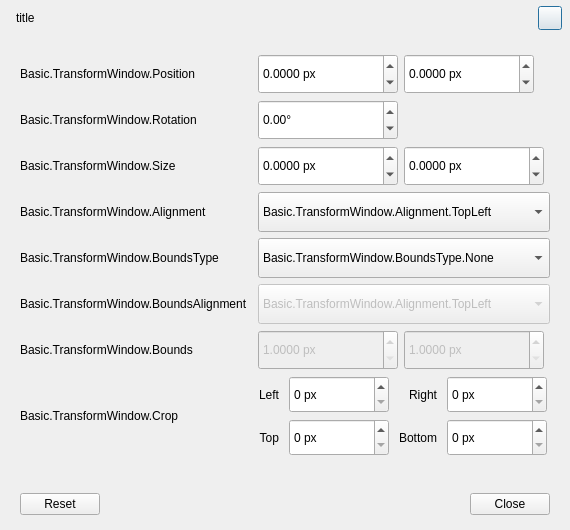
<?xml version="1.0" encoding="UTF-8"?>
<ui version="4.0">
 <class>AFQBasicTransform</class>
 <widget class="QDialog" name="AFQBasicTransform">
  <property name="geometry">
   <rect>
    <x>0</x>
    <y>0</y>
    <width>570</width>
    <height>530</height>
   </rect>
  </property>
  <property name="minimumSize">
   <size>
    <width>570</width>
    <height>530</height>
   </size>
  </property>
  <property name="maximumSize">
   <size>
    <width>16777215</width>
    <height>530</height>
   </size>
  </property>
  <property name="windowTitle">
   <string>Basic.TransformWindow</string>
  </property>
  <layout class="QVBoxLayout" name="verticalLayout" stretch="0,0,5,0">
   <property name="leftMargin">
    <number>0</number>
   </property>
   <property name="topMargin">
    <number>0</number>
   </property>
   <property name="rightMargin">
    <number>0</number>
   </property>
   <property name="bottomMargin">
    <number>15</number>
   </property>
   <item>
    <widget class="QFrame" name="titleFrame">
     <property name="minimumSize">
      <size>
       <width>0</width>
       <height>38</height>
      </size>
     </property>
     <property name="maximumSize">
      <size>
       <width>16777215</width>
       <height>38</height>
      </size>
     </property>
     <layout class="QHBoxLayout" name="horizontalLayout_4">
      <property name="leftMargin">
       <number>16</number>
      </property>
      <property name="topMargin">
       <number>6</number>
      </property>
      <property name="rightMargin">
       <number>8</number>
      </property>
      <property name="bottomMargin">
       <number>8</number>
      </property>
      <item>
       <widget class="QLabel" name="labelTitle">
        <property name="text">
         <string>title</string>
        </property>
        <property name="labelType" stdset="0">
         <string>labelTitle</string>
        </property>
       </widget>
      </item>
      <item>
       <spacer name="horizontalSpacer">
        <property name="orientation">
         <enum>Qt::Horizontal</enum>
        </property>
        <property name="sizeHint" stdset="0">
         <size>
          <width>40</width>
          <height>20</height>
         </size>
        </property>
       </spacer>
      </item>
      <item>
       <widget class="QPushButton" name="closeButton">
        <property name="minimumSize">
         <size>
          <width>24</width>
          <height>24</height>
         </size>
        </property>
        <property name="maximumSize">
         <size>
          <width>24</width>
          <height>24</height>
         </size>
        </property>
        <property name="text">
         <string/>
        </property>
        <property name="iconSize">
         <size>
          <width>11</width>
          <height>11</height>
         </size>
        </property>
        <property name="buttonType" stdset="0">
         <string>closeButton</string>
        </property>
       </widget>
      </item>
     </layout>
    </widget>
   </item>
   <item>
    <widget class="QWidget" name="container" native="true">
     <layout class="QFormLayout" name="formLayout">
      <property name="fieldGrowthPolicy">
       <enum>QFormLayout::AllNonFixedFieldsGrow</enum>
      </property>
      <property name="labelAlignment">
       <set>Qt::AlignLeading|Qt::AlignLeft|Qt::AlignVCenter</set>
      </property>
      <property name="formAlignment">
       <set>Qt::AlignLeading|Qt::AlignLeft|Qt::AlignTop</set>
      </property>
      <property name="horizontalSpacing">
       <number>10</number>
      </property>
      <property name="verticalSpacing">
       <number>6</number>
      </property>
      <property name="leftMargin">
       <number>20</number>
      </property>
      <property name="topMargin">
       <number>10</number>
      </property>
      <property name="rightMargin">
       <number>20</number>
      </property>
      <property name="bottomMargin">
       <number>9</number>
      </property>
      <item row="0" column="0">
       <widget class="QLabel" name="label">
        <property name="sizePolicy">
         <sizepolicy hsizetype="Preferred" vsizetype="Preferred">
          <horstretch>0</horstretch>
          <verstretch>0</verstretch>
         </sizepolicy>
        </property>
        <property name="minimumSize">
         <size>
          <width>170</width>
          <height>40</height>
         </size>
        </property>
        <property name="accessibleName">
         <string>Basic.TransformWindow.Position</string>
        </property>
        <property name="text">
         <string>Basic.TransformWindow.Position</string>
        </property>
        <property name="alignment">
         <set>Qt::AlignRight|Qt::AlignTrailing|Qt::AlignVCenter</set>
        </property>
       </widget>
      </item>
      <item row="0" column="1">
       <widget class="QFrame" name="widget">
        <property name="sizePolicy">
         <sizepolicy hsizetype="Fixed" vsizetype="Preferred">
          <horstretch>0</horstretch>
          <verstretch>0</verstretch>
         </sizepolicy>
        </property>
        <layout class="QHBoxLayout" name="horizontalLayout">
         <property name="leftMargin">
          <number>0</number>
         </property>
         <property name="topMargin">
          <number>0</number>
         </property>
         <property name="rightMargin">
          <number>0</number>
         </property>
         <property name="bottomMargin">
          <number>0</number>
         </property>
         <item>
          <widget class="AFQCustomDoubleSpinbox" name="positionX">
           <property name="sizePolicy">
            <sizepolicy hsizetype="Minimum" vsizetype="Preferred">
             <horstretch>0</horstretch>
             <verstretch>0</verstretch>
            </sizepolicy>
           </property>
           <property name="minimumSize">
            <size>
             <width>140</width>
             <height>0</height>
            </size>
           </property>
           <property name="maximumSize">
            <size>
             <width>140</width>
             <height>16777215</height>
            </size>
           </property>
           <property name="accessibleName">
            <string>Basic.TransformWindow.PositionX</string>
           </property>
           <property name="suffix">
            <string> px</string>
           </property>
           <property name="decimals">
            <number>4</number>
           </property>
           <property name="minimum">
            <double>-90001.000000000000000</double>
           </property>
           <property name="maximum">
            <double>90001.000000000000000</double>
           </property>
          </widget>
         </item>
         <item>
          <widget class="AFQCustomDoubleSpinbox" name="positionY">
           <property name="sizePolicy">
            <sizepolicy hsizetype="Minimum" vsizetype="Preferred">
             <horstretch>0</horstretch>
             <verstretch>0</verstretch>
            </sizepolicy>
           </property>
           <property name="minimumSize">
            <size>
             <width>130</width>
             <height>0</height>
            </size>
           </property>
           <property name="maximumSize">
            <size>
             <width>140</width>
             <height>16777215</height>
            </size>
           </property>
           <property name="accessibleName">
            <string>Basic.TransformWindow.PositionY</string>
           </property>
           <property name="suffix">
            <string> px</string>
           </property>
           <property name="decimals">
            <number>4</number>
           </property>
           <property name="minimum">
            <double>-90001.000000000000000</double>
           </property>
           <property name="maximum">
            <double>90001.000000000000000</double>
           </property>
          </widget>
         </item>
        </layout>
       </widget>
      </item>
      <item row="1" column="0">
       <widget class="QLabel" name="label_2">
        <property name="minimumSize">
         <size>
          <width>0</width>
          <height>40</height>
         </size>
        </property>
        <property name="accessibleName">
         <string>Basic.TransformWindow.Rotation</string>
        </property>
        <property name="text">
         <string>Basic.TransformWindow.Rotation</string>
        </property>
       </widget>
      </item>
      <item row="1" column="1">
       <widget class="AFQCustomDoubleSpinbox" name="rotation">
        <property name="sizePolicy">
         <sizepolicy hsizetype="Maximum" vsizetype="Preferred">
          <horstretch>0</horstretch>
          <verstretch>0</verstretch>
         </sizepolicy>
        </property>
        <property name="minimumSize">
         <size>
          <width>130</width>
          <height>0</height>
         </size>
        </property>
        <property name="maximumSize">
         <size>
          <width>140</width>
          <height>16777215</height>
         </size>
        </property>
        <property name="accessibleName">
         <string>Basic.TransformWindow.Rotation</string>
        </property>
        <property name="suffix">
         <string>°</string>
        </property>
        <property name="minimum">
         <double>-360.000000000000000</double>
        </property>
        <property name="maximum">
         <double>360.000000000000000</double>
        </property>
        <property name="singleStep">
         <double>0.100000000000000</double>
        </property>
       </widget>
      </item>
      <item row="2" column="0">
       <widget class="QLabel" name="label_3">
        <property name="minimumSize">
         <size>
          <width>0</width>
          <height>40</height>
         </size>
        </property>
        <property name="accessibleName">
         <string>Basic.TransformWindow.Size</string>
        </property>
        <property name="text">
         <string>Basic.TransformWindow.Size</string>
        </property>
       </widget>
      </item>
      <item row="2" column="1">
       <widget class="QFrame" name="widget_2">
        <property name="sizePolicy">
         <sizepolicy hsizetype="Maximum" vsizetype="Preferred">
          <horstretch>0</horstretch>
          <verstretch>0</verstretch>
         </sizepolicy>
        </property>
        <layout class="QHBoxLayout" name="horizontalLayout_2">
         <property name="leftMargin">
          <number>0</number>
         </property>
         <property name="topMargin">
          <number>0</number>
         </property>
         <property name="rightMargin">
          <number>0</number>
         </property>
         <property name="bottomMargin">
          <number>0</number>
         </property>
         <item>
          <widget class="AFQCustomDoubleSpinbox" name="sizeX">
           <property name="sizePolicy">
            <sizepolicy hsizetype="Minimum" vsizetype="Preferred">
             <horstretch>0</horstretch>
             <verstretch>0</verstretch>
            </sizepolicy>
           </property>
           <property name="minimumSize">
            <size>
             <width>140</width>
             <height>0</height>
            </size>
           </property>
           <property name="maximumSize">
            <size>
             <width>140</width>
             <height>16777215</height>
            </size>
           </property>
           <property name="accessibleName">
            <string>Basic.TransformWindow.Width</string>
           </property>
           <property name="suffix">
            <string> px</string>
           </property>
           <property name="decimals">
            <number>4</number>
           </property>
           <property name="minimum">
            <double>-90001.000000000000000</double>
           </property>
           <property name="maximum">
            <double>90001.000000000000000</double>
           </property>
           <property name="singleStep">
            <double>1.000000000000000</double>
           </property>
          </widget>
         </item>
         <item>
          <widget class="AFQCustomDoubleSpinbox" name="sizeY">
           <property name="sizePolicy">
            <sizepolicy hsizetype="Minimum" vsizetype="Preferred">
             <horstretch>0</horstretch>
             <verstretch>0</verstretch>
            </sizepolicy>
           </property>
           <property name="minimumSize">
            <size>
             <width>140</width>
             <height>0</height>
            </size>
           </property>
           <property name="maximumSize">
            <size>
             <width>140</width>
             <height>16777215</height>
            </size>
           </property>
           <property name="accessibleName">
            <string>Basic.TransformWindow.Height</string>
           </property>
           <property name="suffix">
            <string> px</string>
           </property>
           <property name="decimals">
            <number>4</number>
           </property>
           <property name="minimum">
            <double>-90001.000000000000000</double>
           </property>
           <property name="maximum">
            <double>90001.000000000000000</double>
           </property>
           <property name="singleStep">
            <double>1.000000000000000</double>
           </property>
          </widget>
         </item>
        </layout>
       </widget>
      </item>
      <item row="3" column="0">
       <widget class="QLabel" name="label_4">
        <property name="minimumSize">
         <size>
          <width>0</width>
          <height>40</height>
         </size>
        </property>
        <property name="accessibleName">
         <string>Basic.TransformWindow.Alignment</string>
        </property>
        <property name="text">
         <string>Basic.TransformWindow.Alignment</string>
        </property>
       </widget>
      </item>
      <item row="3" column="1">
       <widget class="AFQCustomCombobox" name="align">
        <property name="sizePolicy">
         <sizepolicy hsizetype="Preferred" vsizetype="Preferred">
          <horstretch>0</horstretch>
          <verstretch>0</verstretch>
         </sizepolicy>
        </property>
        <property name="accessibleName">
         <string>Basic.TransformWindow.Alignment</string>
        </property>
        <property name="currentText">
         <string>Basic.TransformWindow.Alignment.TopLeft</string>
        </property>
        <property name="frame">
         <bool>true</bool>
        </property>
        <item>
         <property name="text">
          <string>Basic.TransformWindow.Alignment.TopLeft</string>
         </property>
        </item>
        <item>
         <property name="text">
          <string>Basic.TransformWindow.Alignment.TopCenter</string>
         </property>
        </item>
        <item>
         <property name="text">
          <string>Basic.TransformWindow.Alignment.TopRight</string>
         </property>
        </item>
        <item>
         <property name="text">
          <string>Basic.TransformWindow.Alignment.CenterLeft</string>
         </property>
        </item>
        <item>
         <property name="text">
          <string>Basic.TransformWindow.Alignment.Center</string>
         </property>
        </item>
        <item>
         <property name="text">
          <string>Basic.TransformWindow.Alignment.CenterRight</string>
         </property>
        </item>
        <item>
         <property name="text">
          <string>Basic.TransformWindow.Alignment.BottomLeft</string>
         </property>
        </item>
        <item>
         <property name="text">
          <string>Basic.TransformWindow.Alignment.BottomCenter</string>
         </property>
        </item>
        <item>
         <property name="text">
          <string>Basic.TransformWindow.Alignment.BottomRight</string>
         </property>
        </item>
       </widget>
      </item>
      <item row="4" column="0">
       <widget class="QLabel" name="label_5">
        <property name="minimumSize">
         <size>
          <width>0</width>
          <height>40</height>
         </size>
        </property>
        <property name="accessibleName">
         <string>Basic.TransformWindow.BoundsType</string>
        </property>
        <property name="text">
         <string>Basic.TransformWindow.BoundsType</string>
        </property>
       </widget>
      </item>
      <item row="4" column="1">
       <widget class="AFQCustomCombobox" name="boundsType">
        <property name="sizePolicy">
         <sizepolicy hsizetype="Preferred" vsizetype="Preferred">
          <horstretch>0</horstretch>
          <verstretch>0</verstretch>
         </sizepolicy>
        </property>
        <property name="accessibleName">
         <string>Basic.TransformWindow.BoundsType</string>
        </property>
        <property name="frame">
         <bool>true</bool>
        </property>
        <item>
         <property name="text">
          <string>Basic.TransformWindow.BoundsType.None</string>
         </property>
        </item>
        <item>
         <property name="text">
          <string>Basic.TransformWindow.BoundsType.Stretch</string>
         </property>
        </item>
        <item>
         <property name="text">
          <string>Basic.TransformWindow.BoundsType.ScaleInner</string>
         </property>
        </item>
        <item>
         <property name="text">
          <string>Basic.TransformWindow.BoundsType.ScaleOuter</string>
         </property>
        </item>
        <item>
         <property name="text">
          <string>Basic.TransformWindow.BoundsType.ScaleToWidth</string>
         </property>
        </item>
        <item>
         <property name="text">
          <string>Basic.TransformWindow.BoundsType.ScaleToHeight</string>
         </property>
        </item>
        <item>
         <property name="text">
          <string>Basic.TransformWindow.BoundsType.MaxOnly</string>
         </property>
        </item>
       </widget>
      </item>
      <item row="5" column="0">
       <widget class="QLabel" name="label_6">
        <property name="minimumSize">
         <size>
          <width>0</width>
          <height>40</height>
         </size>
        </property>
        <property name="accessibleName">
         <string>Basic.TransformWindow.BoundsAlignment</string>
        </property>
        <property name="text">
         <string>Basic.TransformWindow.BoundsAlignment</string>
        </property>
       </widget>
      </item>
      <item row="5" column="1">
       <widget class="AFQCustomCombobox" name="boundsAlign">
        <property name="enabled">
         <bool>false</bool>
        </property>
        <property name="sizePolicy">
         <sizepolicy hsizetype="Preferred" vsizetype="Preferred">
          <horstretch>0</horstretch>
          <verstretch>0</verstretch>
         </sizepolicy>
        </property>
        <property name="accessibleName">
         <string>Basic.TransformWindow.BoundsAlignment</string>
        </property>
        <property name="currentText">
         <string>Basic.TransformWindow.Alignment.TopLeft</string>
        </property>
        <property name="frame">
         <bool>true</bool>
        </property>
        <item>
         <property name="text">
          <string>Basic.TransformWindow.Alignment.TopLeft</string>
         </property>
        </item>
        <item>
         <property name="text">
          <string>Basic.TransformWindow.Alignment.TopCenter</string>
         </property>
        </item>
        <item>
         <property name="text">
          <string>Basic.TransformWindow.Alignment.TopRight</string>
         </property>
        </item>
        <item>
         <property name="text">
          <string>Basic.TransformWindow.Alignment.CenterLeft</string>
         </property>
        </item>
        <item>
         <property name="text">
          <string>Basic.TransformWindow.Alignment.Center</string>
         </property>
        </item>
        <item>
         <property name="text">
          <string>Basic.TransformWindow.Alignment.CenterRight</string>
         </property>
        </item>
        <item>
         <property name="text">
          <string>Basic.TransformWindow.Alignment.BottomLeft</string>
         </property>
        </item>
        <item>
         <property name="text">
          <string>Basic.TransformWindow.Alignment.BottomCenter</string>
         </property>
        </item>
        <item>
         <property name="text">
          <string>Basic.TransformWindow.Alignment.BottomRight</string>
         </property>
        </item>
       </widget>
      </item>
      <item row="6" column="0">
       <widget class="QLabel" name="label_7">
        <property name="minimumSize">
         <size>
          <width>0</width>
          <height>40</height>
         </size>
        </property>
        <property name="accessibleName">
         <string>Basic.TransformWindow.Bounds</string>
        </property>
        <property name="text">
         <string>Basic.TransformWindow.Bounds</string>
        </property>
       </widget>
      </item>
      <item row="6" column="1">
       <widget class="QFrame" name="widget_3">
        <property name="sizePolicy">
         <sizepolicy hsizetype="Maximum" vsizetype="Preferred">
          <horstretch>0</horstretch>
          <verstretch>0</verstretch>
         </sizepolicy>
        </property>
        <layout class="QHBoxLayout" name="horizontalLayout_3">
         <property name="leftMargin">
          <number>0</number>
         </property>
         <property name="topMargin">
          <number>0</number>
         </property>
         <property name="rightMargin">
          <number>0</number>
         </property>
         <property name="bottomMargin">
          <number>0</number>
         </property>
         <item>
          <widget class="AFQCustomDoubleSpinbox" name="boundsWidth">
           <property name="enabled">
            <bool>false</bool>
           </property>
           <property name="sizePolicy">
            <sizepolicy hsizetype="Minimum" vsizetype="Preferred">
             <horstretch>0</horstretch>
             <verstretch>0</verstretch>
            </sizepolicy>
           </property>
           <property name="minimumSize">
            <size>
             <width>140</width>
             <height>0</height>
            </size>
           </property>
           <property name="maximumSize">
            <size>
             <width>130</width>
             <height>16777215</height>
            </size>
           </property>
           <property name="accessibleName">
            <string>Basic.TransformWindow.BoundsWidth</string>
           </property>
           <property name="suffix">
            <string> px</string>
           </property>
           <property name="decimals">
            <number>4</number>
           </property>
           <property name="minimum">
            <double>1.000000000000000</double>
           </property>
           <property name="maximum">
            <double>90001.000000000000000</double>
           </property>
          </widget>
         </item>
         <item>
          <widget class="AFQCustomDoubleSpinbox" name="boundsHeight">
           <property name="enabled">
            <bool>false</bool>
           </property>
           <property name="sizePolicy">
            <sizepolicy hsizetype="Minimum" vsizetype="Preferred">
             <horstretch>0</horstretch>
             <verstretch>0</verstretch>
            </sizepolicy>
           </property>
           <property name="minimumSize">
            <size>
             <width>140</width>
             <height>0</height>
            </size>
           </property>
           <property name="maximumSize">
            <size>
             <width>130</width>
             <height>16777215</height>
            </size>
           </property>
           <property name="accessibleName">
            <string>Basic.TransformWindow.BoundsHeight</string>
           </property>
           <property name="suffix">
            <string> px</string>
           </property>
           <property name="decimals">
            <number>4</number>
           </property>
           <property name="minimum">
            <double>1.000000000000000</double>
           </property>
           <property name="maximum">
            <double>90001.000000000000000</double>
           </property>
          </widget>
         </item>
        </layout>
       </widget>
      </item>
      <item row="7" column="0">
       <widget class="QLabel" name="label_8">
        <property name="minimumSize">
         <size>
          <width>0</width>
          <height>80</height>
         </size>
        </property>
        <property name="accessibleName">
         <string>Basic.TransformWindow.Crop</string>
        </property>
        <property name="text">
         <string>Basic.TransformWindow.Crop</string>
        </property>
       </widget>
      </item>
      <item row="7" column="1">
       <layout class="QGridLayout" name="gridLayout">
        <property name="horizontalSpacing">
         <number>10</number>
        </property>
        <property name="verticalSpacing">
         <number>6</number>
        </property>
        <item row="0" column="1">
         <widget class="AFQCustomSpinbox" name="cropLeft">
          <property name="sizePolicy">
           <sizepolicy hsizetype="Maximum" vsizetype="Preferred">
            <horstretch>0</horstretch>
            <verstretch>0</verstretch>
           </sizepolicy>
          </property>
          <property name="minimumSize">
           <size>
            <width>100</width>
            <height>0</height>
           </size>
          </property>
          <property name="maximumSize">
           <size>
            <width>100</width>
            <height>16777215</height>
           </size>
          </property>
          <property name="accessibleName">
           <string>Basic.TransformWindow.CropLeft</string>
          </property>
          <property name="suffix">
           <string> px</string>
          </property>
          <property name="maximum">
           <number>100000</number>
          </property>
         </widget>
        </item>
        <item row="0" column="3">
         <widget class="AFQCustomSpinbox" name="cropRight">
          <property name="sizePolicy">
           <sizepolicy hsizetype="Maximum" vsizetype="Preferred">
            <horstretch>0</horstretch>
            <verstretch>0</verstretch>
           </sizepolicy>
          </property>
          <property name="minimumSize">
           <size>
            <width>100</width>
            <height>0</height>
           </size>
          </property>
          <property name="maximumSize">
           <size>
            <width>100</width>
            <height>16777215</height>
           </size>
          </property>
          <property name="accessibleName">
           <string>Basic.TransformWindow.CropRight</string>
          </property>
          <property name="suffix">
           <string> px</string>
          </property>
          <property name="maximum">
           <number>100000</number>
          </property>
         </widget>
        </item>
        <item row="0" column="0">
         <widget class="QLabel" name="label_9">
          <property name="text">
           <string>Left</string>
          </property>
          <property name="alignment">
           <set>Qt::AlignRight|Qt::AlignTrailing|Qt::AlignVCenter</set>
          </property>
          <property name="buddy">
           <cstring>cropLeft</cstring>
          </property>
         </widget>
        </item>
        <item row="1" column="2">
         <widget class="QLabel" name="label_12">
          <property name="text">
           <string>Bottom</string>
          </property>
          <property name="alignment">
           <set>Qt::AlignRight|Qt::AlignTrailing|Qt::AlignVCenter</set>
          </property>
          <property name="buddy">
           <cstring>cropBottom</cstring>
          </property>
         </widget>
        </item>
        <item row="1" column="1">
         <widget class="AFQCustomSpinbox" name="cropTop">
          <property name="sizePolicy">
           <sizepolicy hsizetype="Maximum" vsizetype="Preferred">
            <horstretch>0</horstretch>
            <verstretch>0</verstretch>
           </sizepolicy>
          </property>
          <property name="minimumSize">
           <size>
            <width>100</width>
            <height>0</height>
           </size>
          </property>
          <property name="maximumSize">
           <size>
            <width>100</width>
            <height>16777215</height>
           </size>
          </property>
          <property name="accessibleName">
           <string>Basic.TransformWindow.CropTop</string>
          </property>
          <property name="suffix">
           <string> px</string>
          </property>
          <property name="maximum">
           <number>100000</number>
          </property>
         </widget>
        </item>
        <item row="1" column="3">
         <widget class="AFQCustomSpinbox" name="cropBottom">
          <property name="sizePolicy">
           <sizepolicy hsizetype="Maximum" vsizetype="Preferred">
            <horstretch>0</horstretch>
            <verstretch>0</verstretch>
           </sizepolicy>
          </property>
          <property name="minimumSize">
           <size>
            <width>100</width>
            <height>0</height>
           </size>
          </property>
          <property name="maximumSize">
           <size>
            <width>100</width>
            <height>16777215</height>
           </size>
          </property>
          <property name="accessibleName">
           <string>Basic.TransformWindow.CropBottom</string>
          </property>
          <property name="suffix">
           <string> px</string>
          </property>
          <property name="maximum">
           <number>100000</number>
          </property>
         </widget>
        </item>
        <item row="1" column="0">
         <widget class="QLabel" name="label_11">
          <property name="text">
           <string>Top</string>
          </property>
          <property name="alignment">
           <set>Qt::AlignRight|Qt::AlignTrailing|Qt::AlignVCenter</set>
          </property>
          <property name="buddy">
           <cstring>cropTop</cstring>
          </property>
         </widget>
        </item>
        <item row="0" column="2">
         <widget class="QLabel" name="label_10">
          <property name="text">
           <string>Right</string>
          </property>
          <property name="alignment">
           <set>Qt::AlignRight|Qt::AlignTrailing|Qt::AlignVCenter</set>
          </property>
          <property name="buddy">
           <cstring>cropRight</cstring>
          </property>
         </widget>
        </item>
        <item row="0" column="4">
         <spacer name="horizontalSpacer_2">
          <property name="orientation">
           <enum>Qt::Horizontal</enum>
          </property>
          <property name="sizeHint" stdset="0">
           <size>
            <width>0</width>
            <height>0</height>
           </size>
          </property>
         </spacer>
        </item>
       </layout>
      </item>
     </layout>
    </widget>
   </item>
   <item>
    <spacer name="transformSpacer">
     <property name="orientation">
      <enum>Qt::Vertical</enum>
     </property>
     <property name="sizeHint" stdset="0">
      <size>
       <width>0</width>
       <height>10</height>
      </size>
     </property>
    </spacer>
   </item>
   <item>
    <layout class="QVBoxLayout" name="layoutButtonBox">
     <property name="leftMargin">
      <number>20</number>
     </property>
     <property name="topMargin">
      <number>0</number>
     </property>
     <property name="rightMargin">
      <number>20</number>
     </property>
     <item>
      <widget class="QDialogButtonBox" name="buttonBox">
       <property name="standardButtons">
        <set>QDialogButtonBox::Close|QDialogButtonBox::Reset</set>
       </property>
      </widget>
     </item>
    </layout>
   </item>
  </layout>
 </widget>
 <customwidgets>
  <customwidget>
   <class>AFQCustomCombobox</class>
   <extends>QComboBox</extends>
   <header>UIComponent/CCustomCombobox.h</header>
  </customwidget>
  <customwidget>
   <class>AFQCustomSpinbox</class>
   <extends>QSpinBox</extends>
   <header>UIComponent/CCustomSpinbox.h</header>
  </customwidget>
  <customwidget>
   <class>AFQCustomDoubleSpinbox</class>
   <extends>QDoubleSpinBox</extends>
   <header>UIComponent/CCustomDoubleSpinbox.h</header>
  </customwidget>
 </customwidgets>
 <resources>
  <include location="aneta-main-resource.qrc"/>
 </resources>
 <connections>
  <connection>
   <sender>buttonBox</sender>
   <signal>rejected()</signal>
   <receiver>AFQBasicTransform</receiver>
   <slot>reject()</slot>
   <hints>
    <hint type="sourcelabel">
     <x>20</x>
     <y>20</y>
    </hint>
    <hint type="destinationlabel">
     <x>20</x>
     <y>20</y>
    </hint>
   </hints>
  </connection>
 </connections>
</ui>
